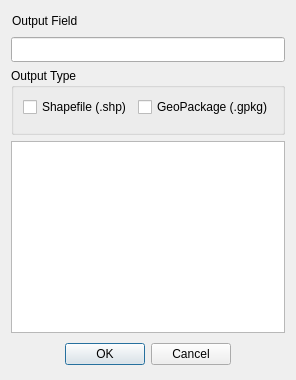
     <widget class="QWidget" name="tab_4">
      <attribute name="title">
       <string>4.  Run</string>
      </attribute>
      <layout class="QVBoxLayout" name="verticalLayout_2">
       <item>
        <widget class="QLabel" name="label_21">
         <property name="enabled">
          <bool>true</bool>
         </property>
         <property name="sizePolicy">
          <sizepolicy hsizetype="Expanding" vsizetype="Fixed">
           <horstretch>0</horstretch>
           <verstretch>0</verstretch>
          </sizepolicy>
         </property>
         <property name="minimumSize">
          <size>
           <width>0</width>
           <height>20</height>
          </size>
         </property>
         <property name="toolTip">
          <string>&lt;html&gt;&lt;head/&gt;&lt;body&gt;&lt;p&gt;Likelihood that mutaiton will happen with a child's genes.&lt;/p&gt;&lt;/body&gt;&lt;/html&gt;</string>
         </property>
         <property name="text">
          <string>Output Field</string>
         </property>
         <property name="textFormat">
          <enum>Qt::AutoText</enum>
         </property>
         <property name="alignment">
          <set>Qt::AlignLeading|Qt::AlignLeft|Qt::AlignVCenter</set>
         </property>
         <property name="indent">
          <number>1</number>
         </property>
        </widget>
       </item>
       <item>
        <widget class="QLineEdit" name="le_out_field">
         <property name="sizePolicy">
          <sizepolicy hsizetype="Expanding" vsizetype="Preferred">
           <horstretch>0</horstretch>
           <verstretch>0</verstretch>
          </sizepolicy>
         </property>
         <property name="minimumSize">
          <size>
           <width>0</width>
           <height>25</height>
          </size>
         </property>
         <property name="text">
          <string/>
         </property>
        </widget>
       </item>
       <item>
        <widget class="QGroupBox" name="groupBox_10">
         <property name="sizePolicy">
          <sizepolicy hsizetype="Expanding" vsizetype="Fixed">
           <horstretch>0</horstretch>
           <verstretch>0</verstretch>
          </sizepolicy>
         </property>
         <property name="title">
          <string>Output Type</string>
         </property>
         <layout class="QGridLayout" name="gridLayout">
          <item row="0" column="1">
           <widget class="QCheckBox" name="check_gpkg">
            <property name="sizePolicy">
             <sizepolicy hsizetype="Expanding" vsizetype="Fixed">
              <horstretch>0</horstretch>
              <verstretch>0</verstretch>
             </sizepolicy>
            </property>
            <property name="text">
             <string>GeoPackage (.gpkg)</string>
            </property>
           </widget>
          </item>
          <item row="0" column="0">
           <widget class="QCheckBox" name="check_shp">
            <property name="sizePolicy">
             <sizepolicy hsizetype="Expanding" vsizetype="Fixed">
              <horstretch>0</horstretch>
              <verstretch>0</verstretch>
             </sizepolicy>
            </property>
            <property name="text">
             <string>Shapefile (.shp)</string>
            </property>
           </widget>
          </item>
          <item row="1" column="0" colspan="2">
           <widget class="QgsFileWidget" name="output">
            <property name="sizePolicy">
             <sizepolicy hsizetype="Expanding" vsizetype="Fixed">
              <horstretch>0</horstretch>
              <verstretch>0</verstretch>
             </sizepolicy>
            </property>
            <property name="filter">
             <string>*.shp; *.gpkg</string>
            </property>
            <property name="storageMode">
             <enum>QgsFileWidget::SaveFile</enum>
            </property>
           </widget>
          </item>
         </layout>
        </widget>
       </item>
       <item>
        <widget class="QPlainTextEdit" name="qpt_edit">
         <property name="tabChangesFocus">
          <bool>false</bool>
         </property>
         <property name="readOnly">
          <bool>false</bool>
         </property>
        </widget>
       </item>
       <item>
        <widget class="QDialogButtonBox" name="button_box">
         <property name="minimumSize">
          <size>
           <width>0</width>
           <height>30</height>
          </size>
         </property>
         <property name="orientation">
          <enum>Qt::Horizontal</enum>
         </property>
         <property name="standardButtons">
          <set>QDialogButtonBox::Cancel|QDialogButtonBox::Ok</set>
         </property>
         <property name="centerButtons">
          <bool>true</bool>
         </property>
        </widget>
       </item>
      </layout>
     </widget>
